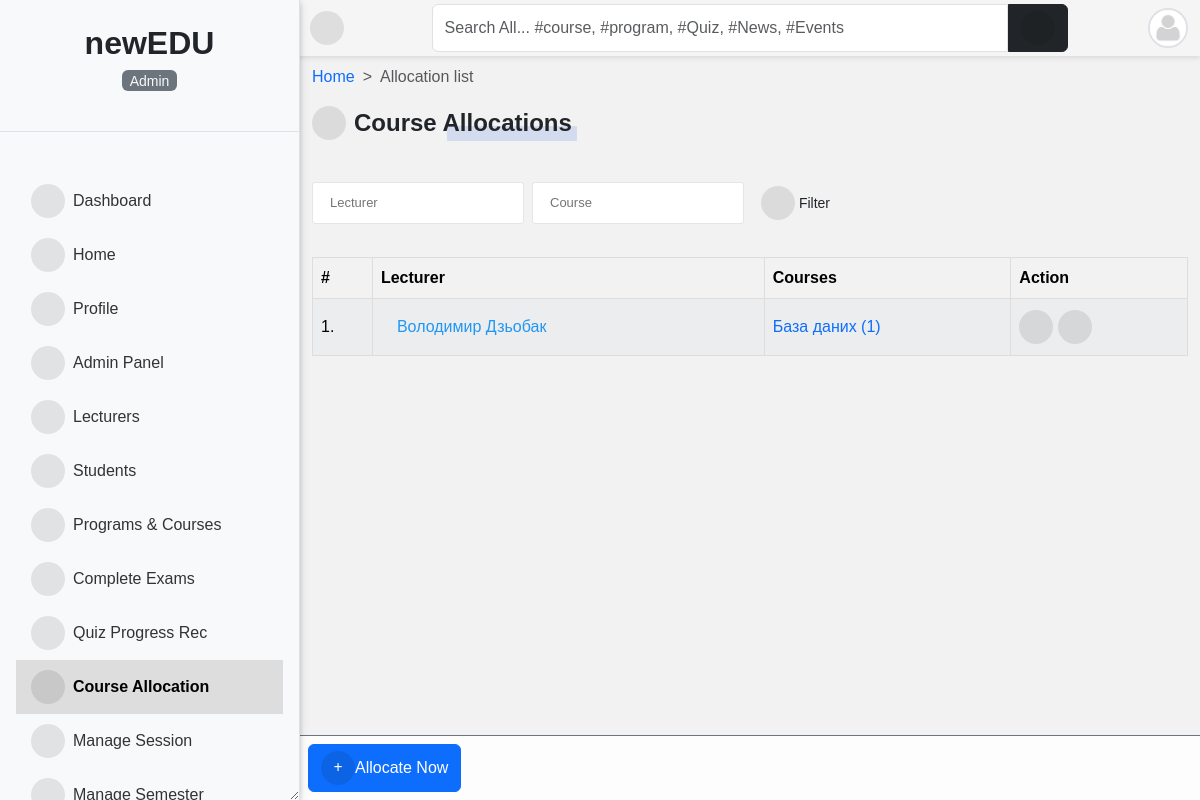
The page /uk/programs/course/allocated/ (signed in) on the database its author committed.
### accounts/models.py (models this page shows, shortened)
class User(AbstractUser):
    is_student = models.BooleanField(default=False)
    is_lecturer = models.BooleanField(default=False)
    is_parent = models.BooleanField(default=False)
    is_dep_head = models.BooleanField(default=False)
    gender = models.CharField(max_length=1, choices=GENDERS, blank=True, null=True)
    phone = models.CharField(max_length=60, blank=True, null=True)
    address = models.CharField(max_length=60, blank=True, null=True)
    picture = models.ImageField(
        upload_to="profile_pictures/%y/%m/%d/", default="default.png", null=True
    )
    email = models.EmailField(blank=True, null=True)
    username_validator = ASCIIUsernameValidator()
    objects = CustomUserManager()
    class Meta:
        ordering = ("-date_joined",)
    @property
    def get_full_name(self):
        full_name = self.username
        if self.first_name and self.last_name:
            full_name = self.first_name + " " + self.last_name
        return full_name
    @property
    def get_user_role(self):
        if self.is_superuser:
            role = _("Admin")
        elif self.is_student:
            role = _("Student")
        elif self.is_lecturer:
            role = _("Lecturer")
        elif self.is_parent:
            role = _("Parent")
        return role
    def get_absolute_url(self):
        return reverse("profile_single", kwargs={"user_id": self.id})

### course/models.py (models this page shows, shortened)
class CourseAllocation(models.Model):
    lecturer = models.ForeignKey(
        settings.AUTH_USER_MODEL,
        on_delete=models.CASCADE,
        related_name="allocated_lecturer",
    )
    courses = models.ManyToManyField(Course, related_name="allocated_course")
    session = models.ForeignKey(
        "core.Session", on_delete=models.CASCADE, blank=True, null=True
    )

class Course(models.Model):
    slug = models.SlugField(unique=True, blank=True)
    title = models.CharField(max_length=200)
    code = models.CharField(max_length=200, unique=True)
    credit = models.IntegerField(default=0)
    summary = models.TextField(max_length=200, blank=True)
    program = models.ForeignKey(Program, on_delete=models.CASCADE)
    level = models.CharField(max_length=25, choices=settings.LEVEL_CHOICES)
    year = models.IntegerField(choices=settings.YEARS, default=1)
    semester = models.CharField(choices=settings.SEMESTER_CHOICES, max_length=200)
    is_elective = models.BooleanField(default=False)
    objects = CourseManager()
    def __str__(self):
        return f"{self.title} ({self.code})"
    def get_absolute_url(self):
        if not self.slug:
            self.generate_slug()
            self.save()
        return reverse("course_detail", kwargs={"slug": self.slug})

### course/views.py (the view)
@method_decorator([login_required, lecturer_required], name="dispatch")
class CourseAllocationFilterView(FilterView):
    filterset_class = CourseAllocationFilter
    template_name = "course/course_allocation_view.html"
    def get_context_data(self, **kwargs):
        context = super().get_context_data(**kwargs)
        context["title"] = "Course Allocations"
        return context

### templates/course/course_allocation_view.html (shortened to what this page needs)
{% extends 'base.html' %}
{% load i18n %}
{% block content %}
<nav style="--bs-breadcrumb-divider: '>';" aria-label="breadcrumb">
    <ol class="breadcrumb">
        <li class="breadcrumb-item"><a href="/">{% trans 'Home' %}</a></li>
        <li class="breadcrumb-item active" aria-current="page">{% trans 'Allocation list' %}</li>
    </ol>
</nav>
{% if request.user.is_superuser %}
<div class="manage-wrap">
    <a class="btn btn-primary" href="{% url 'course_allocation' %}"><i class="fas fa-plus"></i>{% trans 'Allocate Now' %}</a>
</div>
{% endif %}
<div class="title-1"><i class="fas fa-tasks"></i>{% trans 'Course Allocations' %}</div>
<br>
<br>
{% include 'snippets/filter_form.html' %}
<div class="table-responsive table-shadow p-0 mt-4">
    <table class="table table-light table-striped">
        <thead>
            <tr>
                <th>#</th>
                <th>{% trans 'Lecturer' %}</th>
                <th>{% trans 'Courses' %}</th>
                {% if request.user.is_superuser %}
                <th>{% trans 'Action' %}</th>
                {% endif %}
            </tr>
        </thead>
        {% for course in filter.qs %}
        <tbody>
            <tr>
                <td> {{ forloop.counter }}.</td>
                <td><a href="{{ course.lecturer.get_absolute_url }}">{{ course.lecturer.get_full_name }}</a></td>
                <td><div class="flex">{% for i in course.courses.all %}
                        <div class="flex"><a class="edit-btn" href="{{ i.get_absolute_url }}">{{ i }}</a></div>
                    {% endfor %}</div>
                </td>
                {% if request.user.is_superuser %}
                <td><div class="update-delete">
                    <a href="{% url 'edit_allocated_course' pk=course.pk %}" class="update" title="{% trans 'Edit or Update' %}">
                        <i class="fas fa-edit"></i>
                    </a>
                    <a href="{% url 'course_deallocate' pk=course.pk %}" class="delete" title="{% trans 'Deallocate' %}">
                        <i class="fas fa-trash-alt"></i>
                    </a>
                    </div>
                </td>
                {% endif %}
            </tr>
        {% endfor %}
    </table>
</div>
{% endblock content %}

### templates/sidebar.html (shortened to what this page needs)
{% load static %}
{% load i18n %}
<div id="side-nav" class="d-flex flex-column bg-light vh-100 border-end">
    <div class="main-menu flex-grow-1">
        <div class="text-center py-4 border-bottom">
            <a href="/" class="text-decoration-none">
                <span class="h2 fw-bold text-dark">newEDU</span>
            <p class="mt-2 small text-muted">
                <mark class="bg-secondary text-light rounded px-2">
                    {{ request.user.get_user_role }}
                </mark>
            </p>
        </div>
        {% url 'home' as hom %} {% url 'dashboard' as dash %} {% url 'profile' as prof %}
        {% url 'lecturer_list' as lec %} {% url 'student_list' as stu %}
        {% url 'course_allocation_view' as cav %} {% url 'programs' as pro %}
        {% url 'session_list' as sess %} {% url 'semester_list' as sem %}
        {% url 'add_score' as ascore %} {% url 'grade_results' as vr %}
        {% url 'ass_results' as ar %} {% url 'course_registration' as cr %}
        {% url 'edit_profile' as ep %} {% url 'change_password' as cp %}
        {% url 'quiz_progress' as qpr %} {% url 'quiz_marking' as qce %}
        {% url 'user_course_list' as ucl %} {% url 'admin_panel' as admin_p %}
        <ul class="nav flex-column px-3 pt-3">
            {% if request.user.is_superuser %}
            <li class="nav-item">
                <a class="nav-link {% if request.path == dash %}active fw-bold{% endif %}" href="{{ dash }}">
                    <i class="fas fa-tachometer-alt me-2"></i>{% trans 'Dashboard' %}
                </a>
            </li>
            {% endif %}
            <li class="nav-item">
                <a class="nav-link {% if request.path == hom %}active fw-bold{% endif %}" href="{{ hom }}">
                    <i class="fas fa-home me-2"></i>{% trans 'Home' %}
                </a>
            </li>
            <li class="nav-item">
                <a class="nav-link {% if request.path == prof %}active fw-bold{% endif %}" href="{{ prof }}">
                    <i class="fas fa-user me-2"></i>{% trans 'Profile' %}
                </a>
            </li>
            {% if request.user.is_superuser %}
            <li class="nav-item">
                <a class="nav-link {% if request.path == admin_p %}active fw-bold{% endif %}" href="{{ admin_p }}">
                    <i class="fas fa-user-tie me-2"></i>{% trans 'Admin Panel' %}
                </a>
            </li>
            <li class="nav-item">
                <a class="nav-link {% if request.path == lec %}active fw-bold{% endif %}" href="{{ lec }}">
                    <i class="fas fa-chalkboard-teacher me-2"></i>{% trans 'Lecturers' %}
                </a>
            </li>
            <li class="nav-item">
                <a class="nav-link {% if request.path == stu %}active fw-bold{% endif %}" href="{{ stu }}">
                    <i class="fas fa-user-graduate me-2"></i>{% trans 'Students' %}
                </a>
            </li>
            {% endif %}
            {% if request.user.is_superuser or request.user.is_lecturer %}
            <li class="nav-item">
                <a class="nav-link {% if request.path == pro %}active fw-bold{% endif %}" href="{{ pro }}">
                    <i class="fas fa-book-open me-2"></i>{% trans 'Programs & Courses' %}
                </a>
            </li>
            <li class="nav-item">
                <a class="nav-link {% if request.path == qce %}active fw-bold{% endif %}" href="{{ qce }}">
                    <i class="fas fa-check-double me-2"></i>{% trans 'Complete Exams' %}
                </a>
            </li>
            {% endif %}
            {% if request.user.is_superuser %}
            <li class="nav-item">
                <a class="nav-link {% if request.path == qpr %}active fw-bold{% endif %}" href="{{ qpr }}">
                    <i class="fas fa-record-vinyl me-2"></i>{% trans 'Quiz Progress Rec' %}
                </a>
            </li>
            <li class="nav-item">
                <a class="nav-link {% if request.path == cav %}active fw-bold{% endif %}" href="{{ cav }}">
                    <i class="fas fa-tasks me-2"></i>{% trans 'Course Allocation' %}
                </a>
            </li>
            <li class="nav-item">
                <a class="nav-link {% if request.path == sess %}active fw-bold{% endif %}" href="{{ sess }}">
                    <i class="fas fa-calendar-week me-2"></i>{% trans 'Manage Session' %}
                </a>
            </li>
            <li class="nav-item">
                <a class="nav-link {% if request.path == sem %}active fw-bold{% endif %}" href="{{ sem }}">
                    <i class="fas fa-calendar-alt me-2"></i>{% trans 'Manage Semester' %}
                </a>
            </li>
            {% endif %}
        </ul>
    </div>
</div>

### templates/navbar.html (shortened to what this page needs)
{% load i18n%}
<div id="top-navbar" class="py-1">
	<div class="container">
		<div class="nav-wrapper">
			<div class="toggle-btn" onclick="toggleSidebar()">
				<i class="fas fa-bars"></i>
			</div>
			<form class="form-header" action="{% url 'query' %}" method="GET">
				<input id="primary-search" class="form-control rounded-end-0" type="text" name="q" value="{{ request.GET.q }}"
					placeholder="{% trans 'Search All... #course, #program, #Quiz, #News, #Events' %}" required />
				<button class="btn btn-dark rounded-start-0" type="submit">
					<i class="fas fa-search"></i>
				</button>
			</form>
			<div class="dropdown">
				<div class="avatar border border-2" type="button" data-bs-toggle="dropdown" aria-expanded="false">
					<img src="{{ request.user.picture.url }}">
				</div>
			</div>
		</div>
	</div>
</div>

### templates/sidebar.html (style rules this page uses)
#side-nav .nav-link { color: #333; padding: 10px 15px; border-radius: 0; transition: background-color 0.2s; }
#side-nav .nav-link.active { background-color: #ddd; color: #000; font-weight: bold; }

### rows shown on the page
User: user.get_user_role "Admin", user.picture (placeholder picture)
CourseAllocation: lecturer.get_full_name "Володимир Дзьобак"
Course: title+code "База даних (1)"
